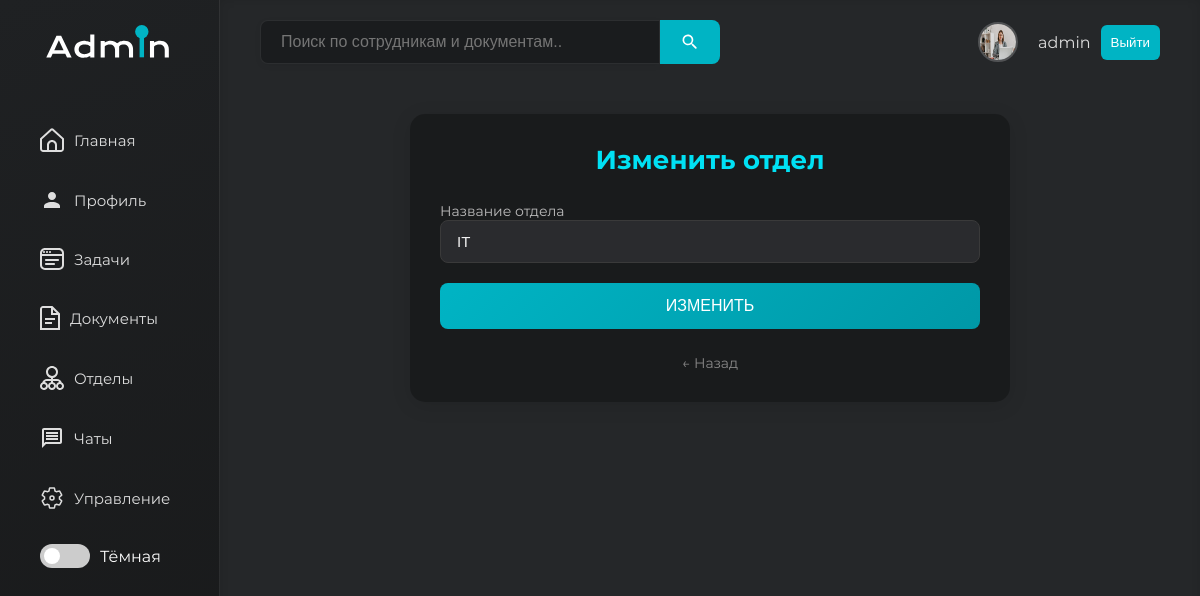
The page /department/1/edit/ (signed in) on the database its author committed.
### www/models.py (models this page shows, shortened)
class User(AbstractUser):
    telephone = models.CharField(max_length=15)
    position = models.ForeignKey(
        Position,
        on_delete=models.SET_NULL,
        null=True,
        blank=True,
        verbose_name="Должность"
    )
    department = models.ForeignKey(
        Department,
        on_delete=models.SET_NULL,
        null=True,
        blank=True,
        verbose_name="Отдел"
    )
    avatar = models.ImageField(upload_to='avatars/', null=True, blank=True)
    first_name = models.CharField(max_length=150, verbose_name="Имя")
    last_name = models.CharField(max_length=150, verbose_name="Фамилия")
    role = models.ForeignKey(
        Role,
        on_delete=models.SET_NULL,
        null=True,
        blank=True,
        verbose_name="Роль"
    )

class Department(models.Model):
    name = models.CharField(max_length=100, unique=True)

### www/views.py (the view, shortened to what this page needs)
# urls.py: path('department/<int:pk>/edit/', edit_department, name='edit_department'),
def edit_department(request, pk):
    department = get_object_or_404(Department, pk=pk)
    return render(request, 'department_form.html', {'action': 'Изменить', 'department': department})

### templates/department_form.html (shortened to what this page needs)
{% extends 'base.html' %}
{% block main %}
  <div class="form-container">
    <h1 class="form-title">{{ action }} отдел</h1>
    <form method="post" class="form-style">
      <div class="form-group">
        <label for="name">Название отдела</label>
        <input type="text" name="name" id="name" value="{{ department.name|default_if_none:'' }}">
      </div>
      <button type="submit" class="form-button">{{ action }}</button>
    </form>
    <a href="{% url 'admin_panel' %}" class="back-link">← Назад</a>
  </div>
{% endblock %}

### templates/base.html (shortened to what this page needs)
{% load static %}
<!DOCTYPE html>
<html lang="en" data-theme="dark">
<head>
    <link rel="stylesheet" href="{% static 'css/dashboard.css' %}">
</head>
<body>
<div id="wrapper">
    <div id="sidebar" class="expanded">
        <div class="logo">
        </div>
        <ul class="nav">
            <li><a href="{% url 'main' %}">
                <span class="nav-text">Главная</span></a></li>
            {% if user.is_authenticated %}
                <li><a href="{% url  'profile' %}">
                    <svg style="margin-right: 10px" width="24" height="24" viewBox="0 0 24 24" fill="none"
                         xmlns="http://www.w3.org/2000/svg">
                        <path d="M12 4C9.79 4 8 5.79 8 8C8 10.21 9.79 12 12 12C14.21 12 16 10.21 16 8C16 5.79 14.21 4 12 4ZM12 14C7.58 14 4 15.79 4 18V20H20V18C20 15.79 16.42 14 12 14Z"
                              fill="#DEDEDE"/>
                    </svg>
                    <span class="nav-text">Профиль</span></a></li>
                <li><a href="{% url 'task' %}">
                    <span class="nav-text">Задачи</span></a></li>
                <li><a href="{% url 'documents' %}">
                    <span class="nav-text">Документы</span></a></li>
                <li><a href="{% url 'department_list' %}">
                    <span class="nav-text">Отделы</span></a></li>
                <li><a href="{% url 'chats' %}">
                    <svg style="margin-right: 10px" width="24" height="24" viewBox="0 0 24 24" fill="none"
                         xmlns="http://www.w3.org/2000/svg">
                        <path d="M20 2H4C2.9 2 2 2.9 2 4V22L6 18H20C21.1 18 22 17.1 22 16V4C22 2.9 21.1 2 20 2ZM20 16H5.17L4 17.17V4H20V16ZM6 12H18V14H6V12ZM6 9H18V11H6V9ZM6 6H18V8H6V6Z"
                              fill="#DEDEDE"/>
                    </svg>
                    <span class="nav-text">Чаты</span></a>
                </li>
                {% if request.user.is_superuser %}
                    <li><a href="{% url 'admin_panel' %}">
                        <span class="nav-text">Управление</span></a></li>
                {% endif %}
            {% endif %}
            <li>
                <div class="theme-switcher">
                    <label class="switch">
                        <span class="slider round"></span>
                    </label>
                    <span id="themeLabel">Тёмная</span>
                </div>
            </li>
        </ul>
    </div>
    <div id="main-content">
        <header>
            <form method="GET" action="{% url 'search' %}" class="search-form">
                <input type="text"
                       name="query"
                       placeholder="Поиск по сотрудникам и документам.."
                       value="{{ request.GET.query|default_if_none:'' }}">
                <button type="submit" class="search">
                </button>
            </form>
            <div class="profile">
                {% if user.avatar %}
                    <img src="{{ user.avatar.url }}" alt="Аватар" style="max-width: 150px; max-height: 150px;">
                {% else %}
                    <img src="{% static 'img/default-avatar.png' %}" alt="Аватар по умолчанию"
                         style="max-width: 150px; max-height: 150px;">
                {% endif %}
                {% if user.is_authenticated %}
                    {{ user.username }}
                {% else %}
                    Гость
                {% endif %}
                {% if user.is_authenticated %}
                    <button><a href="{% url 'logout' %}">Выйти</a></button>
                {% else %}
                    <button><a href="{% url 'login' %}">Войти</a></button>
                {% endif %}
            </div>
        </header>
        <section class="dashboard">
            {% block main %}
            {% endblock %}
        </section>
    </div>
</div>
</body>
</html>

### static/css/dashboard.css (style rules this page uses)
:root { --accent-color: #00B4C4; --bg-primary: #F5F5F5; --bg-secondary: #FFFFFF; --bg-sidebar: linear-gradient(160deg, #1f2123 0%, #18191a 100%); --border-color: #e0e0e0; --card-bg: #FFFFFF; --card-shadow: 0 2px 10px rgba(0, 0, 0, 0.05); --icon-filter: none; --sidebar-light-active: rgba(0, 180, 196, 0.25); --sidebar-light-bg: linear-gradient(160deg, #f5f7fa 0%, #00b4c4 100%); --sidebar-light-border: rgba(0, 0, 0, 0.08); --sidebar-light-hover: rgba(0, 180, 196, 0.15); --sidebar-light-text: #333; --text-primary: #333; --text-secondary: #555; }
[data-theme="dark"] { --bg-primary: #252729; --bg-secondary: #1A1C1E; --bg-sidebar: linear-gradient(160deg, #1f2123 0%, #18191a 100%); --border-color: rgba(255, 255, 255, 0.08); --card-bg: #1E2022; --card-shadow: 0 2px 10px rgba(0, 0, 0, 0.2); --icon-filter: invert(100%) sepia(0%) saturate(0%) hue-rotate(93deg) brightness(103%) contrast(103%); --text-primary: #DDDDDD; --text-secondary: #AAAAAA; }
* { margin: 0; padding: 0; box-sizing: border-box; }
h1, h2 { font-family: 'Montserrat'; font-weight: 400; }
body { font-family: 'Montserrat', sans-serif; font-weight: 400; background-color: var(--bg-primary); color: var(--text-primary); transition: background-color 0.3s ease, color 0.3s ease; }
button { background-color: var(--accent-color); padding: 10px; color: white; border: none; border-radius: 6px; cursor: pointer; }
a { text-decoration: none; color: white; }
#main-content { flex-grow: 1; background-color: var(--bg-primary); padding: 20px 40px; height: 100vh; overflow-y: auto; box-shadow: inset 0px 0px 10px rgba(0, 0, 0, 0.1); }
.search-form { display: flex; flex: 1; min-width: 200px; max-width: 100%; }
.search-form input[type="text"] { padding: 12px 20px; font-size: 16px; border: 1px solid var(--border-color); border-radius: 8px 0 0 8px; outline: none; transition: border-color 0.3s ease; background-color: var(--bg-secondary); color: var(--text-primary); width: 100%; max-width: 400px; box-shadow: 0 2px 6px rgba(0, 0, 0, 0.05); }
.search-form .search { background-color: var(--accent-color); border: none; border-radius: 0 8px 8px 0; padding: 0 20px; cursor: pointer; display: flex; align-items: center; justify-content: center; transition: background-color 0.3s ease; min-width: 50px; }
#sidebar, header, .profile, input { transition: all 0.4s cubic-bezier(0.4, 0, 0.2, 1); }
.dashboard { animation: cardEntrance 0.6s ease-out both; padding: 30px 0px; }
header { display: flex; justify-content: space-between; align-items: center; margin-bottom: 20px; }
header a { text-decoration: none; color: #ffffff; }
header input[type="text"] { width: 100%; padding: 10px 15px; max-width: 400px; font-size: 16px; border: 1px solid var(--border-color); border-radius: 15px; outline: none; transition: border-color 0.3s ease; background-color: var(--bg-secondary); color: var(--text-primary); }
header .profile { display: flex; align-items: center; color: var(--text-primary); gap: 10px; transition: all 0.3s ease; }
header .profile img { width: 40px; height: 40px; border-radius: 50%; margin-right: 10px; border: 2px solid rgba(255, 255, 255, 0.2); }
.theme-switcher { display: flex; align-items: center; gap: 10px; margin: 20px; }
.switch { position: relative; display: inline-block; width: 50px; height: 24px; }
.slider { position: absolute; cursor: pointer; top: 0; left: 0; right: 0; bottom: 0; background-color: #ccc; transition: .4s; }
.slider:before { position: absolute; content: ""; height: 16px; width: 16px; left: 4px; bottom: 4px; background-color: white; transition: .4s; }
.slider.round { border-radius: 24px; }
.slider.round:before { border-radius: 50%; }
#wrapper { display: flex; }
#sidebar { min-width: 220px; height: 100vh; background: var(--bg-sidebar); color: white; display: flex; flex-direction: column; transition: all 0.4s cubic-bezier(0.4, 0, 0.2, 1); border-right: 1px solid rgba(255, 255, 255, 0.08); overflow: hidden; padding: 25px 0; position: relative; }
#sidebar .logo { text-align: center; transition: opacity 0.3s ease, transform 0.3s ease; margin-bottom: 40px; }
#sidebar .nav li { padding: 0 20px; margin: 8px 0; position: relative; transition: all 0.3s cubic-bezier(0.4, 0, 0.2, 1); list-style: none; }
#sidebar .nav li a { display: flex; align-items: center; padding: 14px 20px; border-radius: 8px; color: rgba(255, 255, 255, 0.85); font-size: 15px; font-weight: 500; transition: all 0.3s ease; background: transparent; position: relative; overflow: hidden; }

### rows shown on the page
User: avatar (picture), username "admin"
Department: name "IT"

### other values the page prints
{{ action }} "Изменить"
{{ action }} "ИЗМЕНИТЬ"
